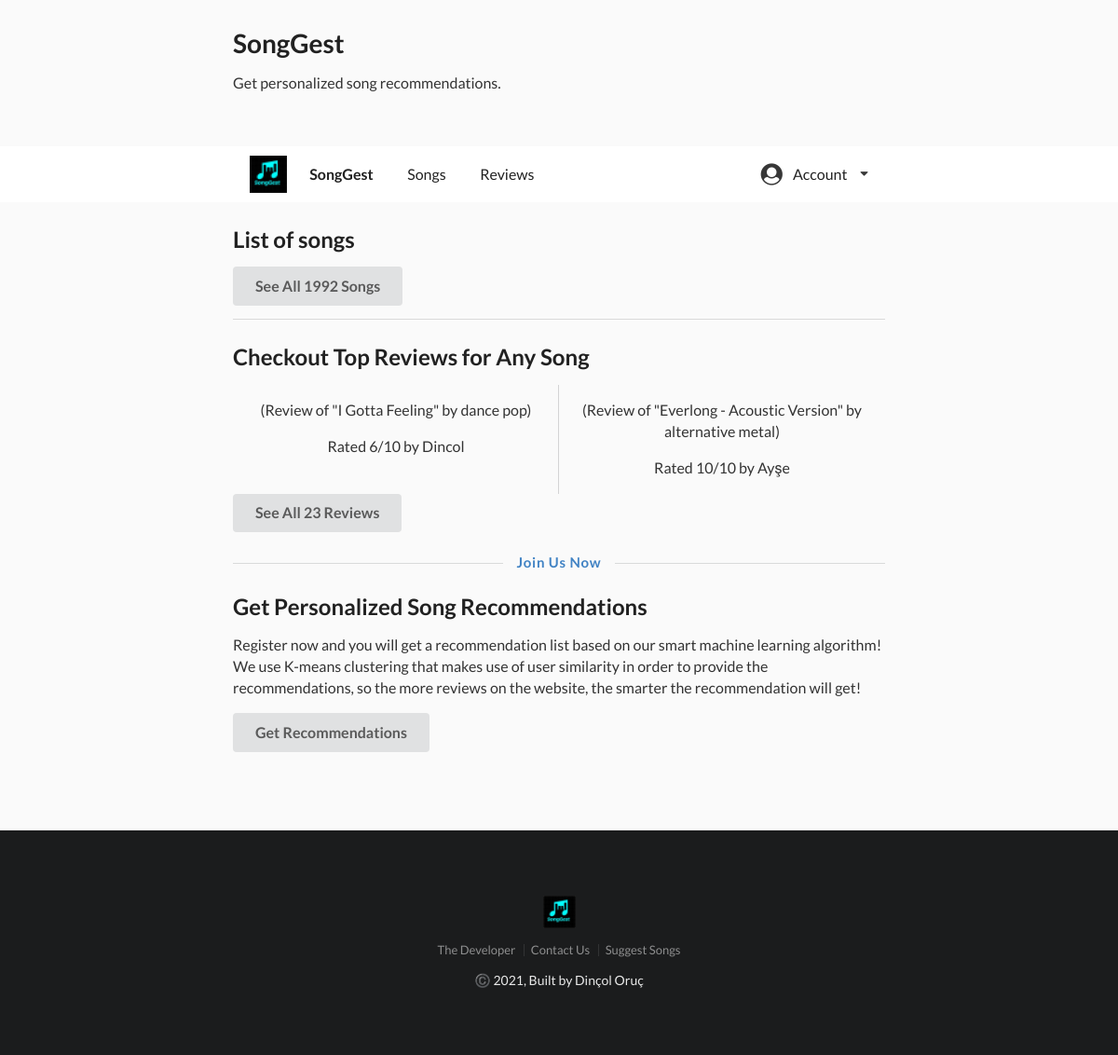
The page / on the database its author committed.
### reviews/models.py (models this page shows, shortened)
class Review(models.Model):
    RATING_CHOICES = (
        (1, '1'),
        (2, '2'),
        (3, '3'),
        (4, '4'),
        (5, '5'),
        (6, '6'),
        (7, '7'),
        (8, '8'),
        (9, '9'),
        (10, '10')
    )
    song = models.ForeignKey(Song, on_delete=models.CASCADE)
    date_created = models.DateTimeField(default=timezone.now)
    author= models.ForeignKey(User, on_delete=models.CASCADE)
    rating = models.IntegerField(choices=RATING_CHOICES)

class Song(models.Model):
    name = models.CharField(max_length=80)
    artist = models.CharField(max_length=80)
    genre = models.CharField(max_length=80)
    year = models.IntegerField(null=True, blank=True)
    BPM = models.FloatField(null=True, blank=True)
    energy = models.FloatField(null=True, blank=True)
    danceability = models.FloatField(null=True, blank=True)
    loudness = models.FloatField(null=True, blank=True)
    liveness = models.FloatField(null=True, blank=True)
    valance = models.FloatField(null=True, blank=True)
    length = models.IntegerField(null=True, blank=True)
    acousticness = models.FloatField(null=True, blank=True)
    speechiness = models.FloatField(null=True, blank=True)
    popularity = models.FloatField(null=True, blank=True)

### reviews/views.py (the view)
# urls.py: path('', home_view, name='home'),
def home_view(request):
    review_list = [Review.objects.first(), Review.objects.last()]
    song_count = Song.objects.count()
    review_count = Review.objects.count()
    context = {
        'review_list': review_list,
        'song_count': song_count,
        'review_count': review_count,
    }
    return render(request, 'reviews/home.html', context)

### reviews/templates/reviews/home.html
{% extends "reviews/base.html" %}
{% block content %}
<div class="ui vertical stripe segment">
    <div class="ui text container">
        <h2 class="ui header">List of songs</h2>
        <a class="ui large button" href="{% url 'song_list' %}">See All {{ song_count }} Songs</a>
        <div class="ui divider"></div>
        <h2 class="ui  header ">Checkout Top Reviews for Any Song</h2>
        <div class="ui equal width stackable internally celled grid">
            <div class="center aligned row">
                {% for review in review_list %}
                <div class="column">
                    <p>(Review of "{{review.song.name}}" by {{review.song.genre}})</p>
                    <p>Rated {{review.rating}}/10 by {{review.author}}</p>
                </div>
                {% endfor %}
            </div>
        </div>
        <a class="ui large button" href="{% url 'review_list' %}">See All {{ review_count }} Reviews</a>
        <h4 class="ui horizontal header divider">
            <a href="{% url 'register' %}">Join Us Now</a>
        </h4>
        <h2 class="ui header">Get Personalized Song Recommendations</h2>
        <p>Register now and you will get a recommendation list
            based on our smart machine learning algorithm! We use K-means clustering that makes use of user similarity
            in order to provide the recommendations, so the more reviews on the website, the smarter the recommendation
            will get! </p>
        <a class="ui large button" href="{% url 'recommendation' %}">Get Recommendations</a>
    </div>
</div>
{% endblock content %}

### reviews/static/reviews/main.css (style rules this page uses)
body { background: #fafafa; color: #333333; }

### rows shown on the page
Review: song.name "I Gotta Feeling", song.genre "dance pop", rating "6", author "Dincol"
Review: song.name "Everlong - Acoustic Version", song.genre "alternative metal", rating "10", author "Ayşe"

### other values the page prints
{{ song_count }} "1992"
{{ review_count }} "23"
